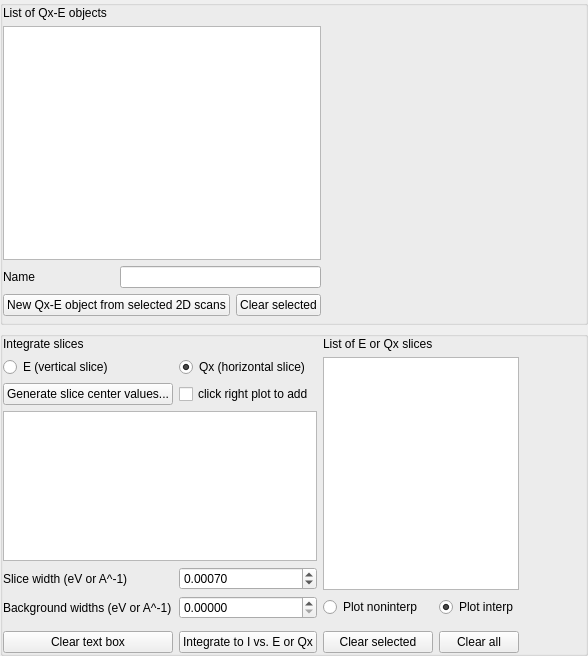
      <widget class="QWidget" name="tabQxE">
       <attribute name="title">
        <string>Qx-E</string>
       </attribute>
       <layout class="QGridLayout" name="gridLayout_10" rowstretch="1,1">
        <property name="margin">
         <number>0</number>
        </property>
        <item row="0" column="0">
         <widget class="QGroupBox" name="groupBox_4">
          <property name="title">
           <string/>
          </property>
          <layout class="QGridLayout" name="gridLayout_13" columnstretch="1,1,1,10,10">
           <property name="margin">
            <number>0</number>
           </property>
           <item row="1" column="0" colspan="3">
            <widget class="QListWidget" name="listWidget_QxEobj"/>
           </item>
           <item row="3" column="2">
            <widget class="QPushButton" name="pushButton_QxEobj_clear">
             <property name="text">
              <string>Clear selected</string>
             </property>
            </widget>
           </item>
           <item row="0" column="0" colspan="2">
            <widget class="QLabel" name="label_30">
             <property name="text">
              <string>List of Qx-E objects</string>
             </property>
            </widget>
           </item>
           <item row="0" column="3" rowspan="5">
            <widget class="MatplotlibWidget2D" name="m_QxEobj" native="true"/>
           </item>
           <item row="0" column="4" rowspan="5">
            <widget class="MatplotlibWidget2DWithSlice" name="m_QxEobj_interp" native="true"/>
           </item>
           <item row="2" column="0">
            <widget class="QLabel" name="label_39">
             <property name="text">
              <string>Name</string>
             </property>
            </widget>
           </item>
           <item row="2" column="1" colspan="2">
            <widget class="QLineEdit" name="lineEdit_QxEobj_name"/>
           </item>
           <item row="3" column="0" colspan="2">
            <widget class="QPushButton" name="pushButton_QxEobj_new">
             <property name="text">
              <string>New Qx-E object from selected 2D scans</string>
             </property>
            </widget>
           </item>
          </layout>
         </widget>
        </item>
        <item row="1" column="0">
         <widget class="QGroupBox" name="groupBox_5">
          <property name="title">
           <string/>
          </property>
          <layout class="QGridLayout" name="gridLayout_5" columnstretch="1,1,1,1,1,1,10">
           <property name="margin">
            <number>0</number>
           </property>
           <item row="0" column="0">
            <widget class="QLabel" name="label_35">
             <property name="text">
              <string>Integrate slices</string>
             </property>
            </widget>
           </item>
           <item row="0" column="4">
            <widget class="QLabel" name="label_38">
             <property name="text">
              <string>List of E or Qx slices</string>
             </property>
            </widget>
           </item>
           <item row="1" column="0" colspan="2">
            <widget class="QRadioButton" name="radioButton_QxEslice_integrateE">
             <property name="text">
              <string>E (vertical slice)</string>
             </property>
             <property name="checked">
              <bool>false</bool>
             </property>
             <attribute name="buttonGroup">
              <string notr="true">buttonGroup_5</string>
             </attribute>
            </widget>
           </item>
           <item row="1" column="2" colspan="2">
            <widget class="QRadioButton" name="radioButton_QxEslice_integrateQx">
             <property name="text">
              <string>Qx (horizontal slice)</string>
             </property>
             <property name="checked">
              <bool>true</bool>
             </property>
             <attribute name="buttonGroup">
              <string notr="true">buttonGroup_5</string>
             </attribute>
            </widget>
           </item>
           <item row="2" column="0" colspan="2">
            <widget class="QPushButton" name="pushButton_QxEslice_generatevalues">
             <property name="text">
              <string>Generate slice center values...</string>
             </property>
            </widget>
           </item>
           <item row="2" column="2" colspan="2">
            <widget class="QCheckBox" name="checkBox_QxEslice_clicktoadd">
             <property name="text">
              <string>click right plot to add</string>
             </property>
            </widget>
           </item>
           <item row="3" column="0" colspan="4">
            <widget class="QPlainTextEdit" name="plainTextEdit_QxEslice_list_tointegrate">
             <property name="plainText">
              <string/>
             </property>
            </widget>
           </item>
           <item row="4" column="0" colspan="2">
            <widget class="QLabel" name="label_37">
             <property name="text">
              <string>Slice width (eV or A^-1)</string>
             </property>
            </widget>
           </item>
           <item row="4" column="2" colspan="2">
            <widget class="QDoubleSpinBox" name="doubleSpinBox_QxEslice_boxwidth">
             <property name="decimals">
              <number>5</number>
             </property>
             <property name="maximum">
              <double>1000.000000000000000</double>
             </property>
             <property name="singleStep">
              <double>0.000100000000000</double>
             </property>
             <property name="value">
              <double>0.000700000000000</double>
             </property>
            </widget>
           </item>
           <item row="7" column="4">
            <widget class="QPushButton" name="pushButton_QxEslice_clearselected">
             <property name="text">
              <string>Clear selected</string>
             </property>
            </widget>
           </item>
           <item row="7" column="5">
            <widget class="QPushButton" name="pushButton_QxEslice_clearall">
             <property name="text">
              <string>Clear all</string>
             </property>
            </widget>
           </item>
           <item row="0" column="6" rowspan="8">
            <widget class="MatplotlibWidget1D" name="m_QxEslice" native="true"/>
           </item>
           <item row="1" column="4" rowspan="4" colspan="2">
            <widget class="QListWidget" name="listWidget_QxEslice">
             <property name="alternatingRowColors">
              <bool>true</bool>
             </property>
             <property name="selectionMode">
              <enum>QAbstractItemView::ExtendedSelection</enum>
             </property>
            </widget>
           </item>
           <item row="5" column="4">
            <widget class="QRadioButton" name="radioButton_QxEslice_plotnoninterp">
             <property name="text">
              <string>Plot noninterp</string>
             </property>
             <attribute name="buttonGroup">
              <string notr="true">buttonGroup_4</string>
             </attribute>
            </widget>
           </item>
           <item row="5" column="5">
            <widget class="QRadioButton" name="radioButton_QxEslice_plotinterp">
             <property name="text">
              <string>Plot interp</string>
             </property>
             <property name="checked">
              <bool>true</bool>
             </property>
             <attribute name="buttonGroup">
              <string notr="true">buttonGroup_4</string>
             </attribute>
            </widget>
           </item>
           <item row="5" column="0" colspan="2">
            <widget class="QLabel" name="label_36">
             <property name="text">
              <string>Background widths (eV or A^-1)</string>
             </property>
            </widget>
           </item>
           <item row="5" column="2" colspan="2">
            <widget class="QDoubleSpinBox" name="doubleSpinBox_QxEslice_background">
             <property name="toolTip">
              <string>if not 0, makes background slices on both sides of each main slice and subtracts their integration from the main integration</string>
             </property>
             <property name="decimals">
              <number>5</number>
             </property>
             <property name="maximum">
              <double>100.000000000000000</double>
             </property>
             <property name="singleStep">
              <double>0.000100000000000</double>
             </property>
            </widget>
           </item>
           <item row="7" column="2" colspan="2">
            <widget class="QPushButton" name="pushButton_QxEslice_integrate">
             <property name="text">
              <string>Integrate to I vs. E or Qx</string>
             </property>
            </widget>
           </item>
           <item row="7" column="0" colspan="2">
            <widget class="QPushButton" name="pushButton_QxEslice_cleartextbox">
             <property name="text">
              <string>Clear text box</string>
             </property>
            </widget>
           </item>
          </layout>
         </widget>
        </item>
       </layout>
      </widget>
